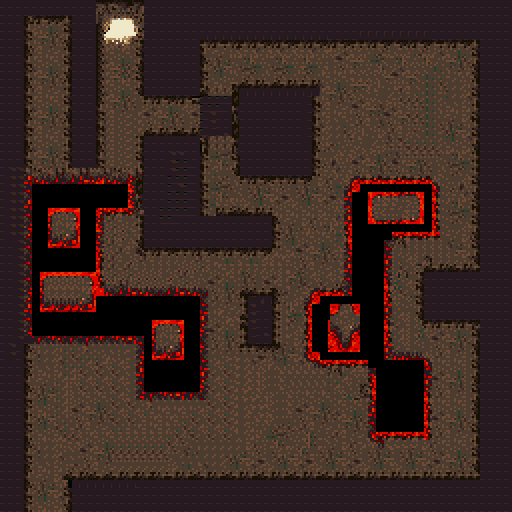

The image is a tile-based game level rendered from a .tmx file. Its description and source (layers, tilesets, objects; grid data summarised) follow:
An orthogonal 64x64 tile map with 8x8 px tiles, 1 tile layer (Tile Layer 1), 2 tilesets.

<map version="1.9" tiledversion="1.9.2" orientation="orthogonal" renderorder="right-down" width="64" height="64" tilewidth="8" tileheight="8" infinite="0" nextlayerid="2" nextobjectid="1">
 <editorsettings>
  <export target="tilemap.c" format="gba" />
 </editorsettings>
 <tileset firstgid="1" source="tileset.tsx" />
 <tileset firstgid="1281" source="tileset.tsx" />
 <layer id="1" name="Tile Layer 1" width="64" height="64">
  <data>[4096 cells, 4096 non-empty, 168 distinct tile ids]</data>
 </layer>
</map>